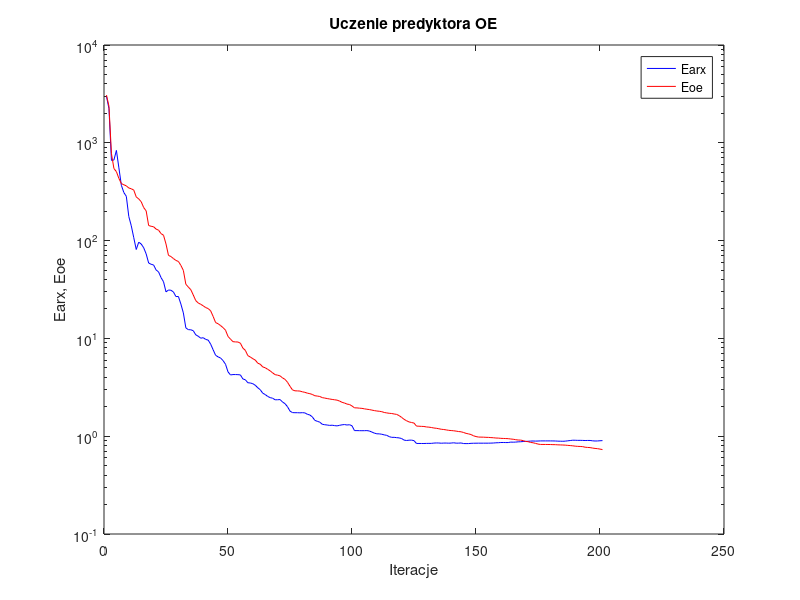
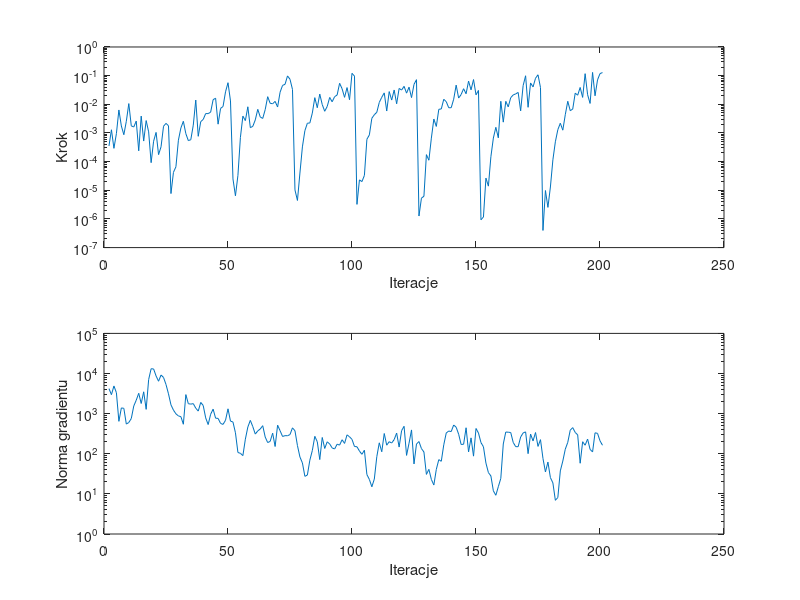

Write MATLAB code to recreate these figures, in order.
%uczenie predyktora oe
clear all;
n=0; farx(n+1)=2.976673e+003; foe(n+1)=3.076505e+003; wspucz(n+1)=0.000000e+000; ng(n+1)=0.000000e+000;
%odnowa zmiennej metryki
n=1; farx(n+1)=2.239663e+003; foe(n+1)=2.364110e+003; krok(n+1)=3.517334e-004; ng(n+1)=4.206454e+003;
n=2; farx(n+1)=6.605463e+002; foe(n+1)=7.754204e+002; krok(n+1)=1.291963e-003; ng(n+1)=2.973189e+003;
n=3; farx(n+1)=6.675502e+002; foe(n+1)=5.457000e+002; krok(n+1)=2.908501e-004; ng(n+1)=4.890316e+003;
n=4; farx(n+1)=8.361119e+002; foe(n+1)=5.069172e+002; krok(n+1)=9.481985e-004; ng(n+1)=3.329605e+003;
n=5; farx(n+1)=5.548378e+002; foe(n+1)=4.324623e+002; krok(n+1)=6.353015e-003; ng(n+1)=6.433799e+002;
n=6; farx(n+1)=3.677782e+002; foe(n+1)=3.831121e+002; krok(n+1)=1.749592e-003; ng(n+1)=1.389343e+003;
n=7; farx(n+1)=3.101397e+002; foe(n+1)=3.722707e+002; krok(n+1)=8.684522e-004; ng(n+1)=1.354173e+003;
n=8; farx(n+1)=2.835348e+002; foe(n+1)=3.629326e+002; krok(n+1)=2.553842e-003; ng(n+1)=5.487731e+002;
n=9; farx(n+1)=1.762409e+002; foe(n+1)=3.450714e+002; krok(n+1)=1.059400e-002; ng(n+1)=6.020993e+002;
n=10; farx(n+1)=1.416981e+002; foe(n+1)=3.389100e+002; krok(n+1)=1.772228e-003; ng(n+1)=7.541964e+002;
n=11; farx(n+1)=1.071064e+002; foe(n+1)=3.283589e+002; krok(n+1)=1.612540e-003; ng(n+1)=1.548830e+003;
n=12; farx(n+1)=8.110250e+001; foe(n+1)=2.797383e+002; krok(n+1)=2.598953e-003; ng(n+1)=2.164106e+003;
n=13; farx(n+1)=9.632281e+001; foe(n+1)=2.667849e+002; krok(n+1)=2.383591e-004; ng(n+1)=3.217240e+003;
n=14; farx(n+1)=9.231380e+001; foe(n+1)=2.498055e+002; krok(n+1)=3.878507e-003; ng(n+1)=1.791198e+003;
n=15; farx(n+1)=8.454601e+001; foe(n+1)=2.176625e+002; krok(n+1)=5.219242e-004; ng(n+1)=3.501414e+003;
n=16; farx(n+1)=7.313057e+001; foe(n+1)=2.013284e+002; krok(n+1)=2.707062e-003; ng(n+1)=1.278295e+003;
n=17; farx(n+1)=5.900982e+001; foe(n+1)=1.426515e+002; krok(n+1)=1.093891e-003; ng(n+1)=7.059171e+003;
n=18; farx(n+1)=5.726872e+001; foe(n+1)=1.401275e+002; krok(n+1)=9.199795e-005; ng(n+1)=1.315147e+004;
n=19; farx(n+1)=5.634072e+001; foe(n+1)=1.385233e+002; krok(n+1)=5.148205e-004; ng(n+1)=1.299824e+004;
n=20; farx(n+1)=5.014326e+001; foe(n+1)=1.311515e+002; krok(n+1)=1.045905e-003; ng(n+1)=8.681587e+003;
n=21; farx(n+1)=4.785829e+001; foe(n+1)=1.278877e+002; krok(n+1)=1.752601e-004; ng(n+1)=6.421475e+003;
n=22; farx(n+1)=4.184946e+001; foe(n+1)=1.178993e+002; krok(n+1)=3.293253e-004; ng(n+1)=9.170660e+003;
n=23; farx(n+1)=3.795875e+001; foe(n+1)=1.134198e+002; krok(n+1)=1.713514e-003; ng(n+1)=7.980832e+003;
n=24; farx(n+1)=2.990767e+001; foe(n+1)=9.229338e+001; krok(n+1)=2.156451e-003; ng(n+1)=5.323349e+003;
n=25; farx(n+1)=3.124811e+001; foe(n+1)=7.059510e+001; krok(n+1)=1.788132e-003; ng(n+1)=3.115208e+003;
%odnowa zmiennej metryki
n=26; farx(n+1)=3.106664e+001; foe(n+1)=6.870665e+001; krok(n+1)=7.676118e-006; ng(n+1)=1.656326e+003;
n=27; farx(n+1)=2.983058e+001; foe(n+1)=6.552189e+001; krok(n+1)=4.220457e-005; ng(n+1)=1.225312e+003;
n=28; farx(n+1)=2.678266e+001; foe(n+1)=6.270354e+001; krok(n+1)=6.615676e-005; ng(n+1)=9.902769e+002;
n=29; farx(n+1)=2.682065e+001; foe(n+1)=6.120884e+001; krok(n+1)=5.598060e-004; ng(n+1)=8.767249e+002;
n=30; farx(n+1)=2.244746e+001; foe(n+1)=5.577813e+001; krok(n+1)=1.491801e-003; ng(n+1)=8.418600e+002;
n=31; farx(n+1)=1.821683e+001; foe(n+1)=4.957120e+001; krok(n+1)=2.553842e-003; ng(n+1)=5.440034e+002;
n=32; farx(n+1)=1.281431e+001; foe(n+1)=3.579859e+001; krok(n+1)=9.446471e-004; ng(n+1)=2.980176e+003;
n=33; farx(n+1)=1.228828e+001; foe(n+1)=3.350193e+001; krok(n+1)=5.418302e-004; ng(n+1)=1.768986e+003;
n=34; farx(n+1)=1.225323e+001; foe(n+1)=3.148480e+001; krok(n+1)=5.817002e-004; ng(n+1)=1.726302e+003;
n=35; farx(n+1)=1.197888e+001; foe(n+1)=2.778108e+001; krok(n+1)=1.876224e-003; ng(n+1)=1.776184e+003;
n=36; farx(n+1)=1.087720e+001; foe(n+1)=2.433336e+001; krok(n+1)=1.406421e-002; ng(n+1)=1.368643e+003;
n=37; farx(n+1)=1.052813e+001; foe(n+1)=2.303175e+001; krok(n+1)=7.648589e-004; ng(n+1)=1.156647e+003;
n=38; farx(n+1)=1.004569e+001; foe(n+1)=2.231999e+001; krok(n+1)=2.484942e-003; ng(n+1)=1.901751e+003;
n=39; farx(n+1)=1.016820e+001; foe(n+1)=2.154879e+001; krok(n+1)=2.957629e-003; ng(n+1)=1.597561e+003;
n=40; farx(n+1)=9.765978e+000; foe(n+1)=2.067029e+001; krok(n+1)=4.747676e-003; ng(n+1)=7.833146e+002;
n=41; farx(n+1)=9.611468e+000; foe(n+1)=2.018760e+001; krok(n+1)=4.733030e-003; ng(n+1)=5.344619e+002;
n=42; farx(n+1)=8.741366e+000; foe(n+1)=1.915194e+001; krok(n+1)=5.320104e-003; ng(n+1)=9.649047e+002;
n=43; farx(n+1)=7.657934e+000; foe(n+1)=1.679207e+001; krok(n+1)=1.448480e-002; ng(n+1)=1.295198e+003;
n=44; farx(n+1)=6.720636e+000; foe(n+1)=1.451530e+001; krok(n+1)=1.633292e-002; ng(n+1)=7.698207e+002;
n=45; farx(n+1)=6.473160e+000; foe(n+1)=1.412560e+001; krok(n+1)=2.027773e-003; ng(n+1)=7.624894e+002;
n=46; farx(n+1)=6.306089e+000; foe(n+1)=1.352981e+001; krok(n+1)=7.191611e-003; ng(n+1)=5.707298e+002;
n=47; farx(n+1)=5.932292e+000; foe(n+1)=1.289149e+001; krok(n+1)=8.383236e-003; ng(n+1)=5.390816e+002;
n=48; farx(n+1)=5.438343e+000; foe(n+1)=1.212676e+001; krok(n+1)=2.721013e-002; ng(n+1)=6.843623e+002;
n=49; farx(n+1)=4.550824e+000; foe(n+1)=1.047752e+001; krok(n+1)=5.671128e-002; ng(n+1)=1.318422e+003;
n=50; farx(n+1)=4.230154e+000; foe(n+1)=9.823542e+000; krok(n+1)=1.308616e-002; ng(n+1)=6.514335e+002;
%odnowa zmiennej metryki
n=51; farx(n+1)=4.268788e+000; foe(n+1)=9.261140e+000; krok(n+1)=2.490114e-005; ng(n+1)=6.178665e+002;
n=52; farx(n+1)=4.269512e+000; foe(n+1)=9.206202e+000; krok(n+1)=6.418212e-006; ng(n+1)=3.337184e+002;
n=53; farx(n+1)=4.259756e+000; foe(n+1)=9.191031e+000; krok(n+1)=3.298238e-005; ng(n+1)=1.074334e+002;
n=54; farx(n+1)=4.232873e+000; foe(n+1)=8.931134e+000; krok(n+1)=7.010487e-004; ng(n+1)=1.026829e+002;
n=55; farx(n+1)=3.850164e+000; foe(n+1)=7.955420e+000; krok(n+1)=3.870416e-003; ng(n+1)=8.991489e+001;
n=56; farx(n+1)=3.774280e+000; foe(n+1)=7.546642e+000; krok(n+1)=2.701093e-003; ng(n+1)=2.311421e+002;
n=57; farx(n+1)=3.520746e+000; foe(n+1)=6.661363e+000; krok(n+1)=8.190859e-003; ng(n+1)=4.636302e+002;
n=58; farx(n+1)=3.500560e+000; foe(n+1)=6.454606e+000; krok(n+1)=1.532691e-003; ng(n+1)=6.794604e+002;
n=59; farx(n+1)=3.442349e+000; foe(n+1)=6.202941e+000; krok(n+1)=1.700059e-003; ng(n+1)=4.744808e+002;
n=60; farx(n+1)=3.318040e+000; foe(n+1)=6.005124e+000; krok(n+1)=2.855545e-003; ng(n+1)=3.094070e+002;
n=61; farx(n+1)=3.129675e+000; foe(n+1)=5.581993e+000; krok(n+1)=6.669234e-003; ng(n+1)=3.711312e+002;
n=62; farx(n+1)=2.987727e+000; foe(n+1)=5.444001e+000; krok(n+1)=3.625910e-003; ng(n+1)=4.141052e+002;
n=63; farx(n+1)=2.754750e+000; foe(n+1)=5.111353e+000; krok(n+1)=3.207202e-003; ng(n+1)=5.012236e+002;
n=64; farx(n+1)=2.666602e+000; foe(n+1)=5.011330e+000; krok(n+1)=6.526603e-003; ng(n+1)=2.613447e+002;
n=65; farx(n+1)=2.551725e+000; foe(n+1)=4.830485e+000; krok(n+1)=1.844475e-002; ng(n+1)=1.901052e+002;
n=66; farx(n+1)=2.479640e+000; foe(n+1)=4.657636e+000; krok(n+1)=1.082825e-002; ng(n+1)=2.034630e+002;
n=67; farx(n+1)=2.445741e+000; foe(n+1)=4.440814e+000; krok(n+1)=1.046652e-002; ng(n+1)=3.260503e+002;
n=68; farx(n+1)=2.356280e+000; foe(n+1)=4.259438e+000; krok(n+1)=1.263902e-002; ng(n+1)=1.516943e+002;
n=69; farx(n+1)=2.359287e+000; foe(n+1)=4.208479e+000; krok(n+1)=8.053672e-003; ng(n+1)=5.153342e+002;
n=70; farx(n+1)=2.369314e+000; foe(n+1)=4.138368e+000; krok(n+1)=2.642647e-002; ng(n+1)=3.751524e+002;
n=71; farx(n+1)=2.236335e+000; foe(n+1)=3.942742e+000; krok(n+1)=4.568872e-002; ng(n+1)=2.697241e+002;
n=72; farx(n+1)=2.150225e+000; foe(n+1)=3.811853e+000; krok(n+1)=4.981739e-002; ng(n+1)=2.827009e+002;
n=73; farx(n+1)=2.000790e+000; foe(n+1)=3.557755e+000; krok(n+1)=9.790078e-002; ng(n+1)=2.815294e+002;
n=74; farx(n+1)=1.805537e+000; foe(n+1)=3.238004e+000; krok(n+1)=7.478469e-002; ng(n+1)=3.004841e+002;
n=75; farx(n+1)=1.743140e+000; foe(n+1)=2.974757e+000; krok(n+1)=3.300845e-002; ng(n+1)=4.425686e+002;
%odnowa zmiennej metryki
n=76; farx(n+1)=1.738985e+000; foe(n+1)=2.911545e+000; krok(n+1)=1.029142e-005; ng(n+1)=3.743169e+002;
n=77; farx(n+1)=1.738971e+000; foe(n+1)=2.905200e+000; krok(n+1)=4.409283e-006; ng(n+1)=1.600609e+002;
n=78; farx(n+1)=1.733354e+000; foe(n+1)=2.893896e+000; krok(n+1)=3.990378e-005; ng(n+1)=8.318960e+001;
n=79; farx(n+1)=1.740532e+000; foe(n+1)=2.843532e+000; krok(n+1)=3.268048e-004; ng(n+1)=5.920870e+001;
n=80; farx(n+1)=1.731576e+000; foe(n+1)=2.808983e+000; krok(n+1)=1.203191e-003; ng(n+1)=2.738321e+001;
n=81; farx(n+1)=1.675565e+000; foe(n+1)=2.755370e+000; krok(n+1)=2.186130e-003; ng(n+1)=2.946912e+001;
n=82; farx(n+1)=1.648233e+000; foe(n+1)=2.722265e+000; krok(n+1)=2.232051e-003; ng(n+1)=6.919695e+001;
n=83; farx(n+1)=1.576374e+000; foe(n+1)=2.672866e+000; krok(n+1)=4.949772e-003; ng(n+1)=1.203777e+002;
n=84; farx(n+1)=1.453418e+000; foe(n+1)=2.594018e+000; krok(n+1)=1.706649e-002; ng(n+1)=2.716470e+002;
n=85; farx(n+1)=1.420172e+000; foe(n+1)=2.572966e+000; krok(n+1)=7.585473e-003; ng(n+1)=1.994558e+002;
n=86; farx(n+1)=1.392114e+000; foe(n+1)=2.548017e+000; krok(n+1)=2.272397e-002; ng(n+1)=7.163911e+001;
n=87; farx(n+1)=1.324521e+000; foe(n+1)=2.480885e+000; krok(n+1)=9.793864e-003; ng(n+1)=2.544920e+002;
n=88; farx(n+1)=1.310327e+000; foe(n+1)=2.454091e+000; krok(n+1)=5.711090e-003; ng(n+1)=1.355513e+002;
n=89; farx(n+1)=1.301360e+000; foe(n+1)=2.426420e+000; krok(n+1)=8.403478e-003; ng(n+1)=1.986299e+002;
n=90; farx(n+1)=1.289440e+000; foe(n+1)=2.400818e+000; krok(n+1)=1.734832e-002; ng(n+1)=1.754935e+002;
n=91; farx(n+1)=1.295425e+000; foe(n+1)=2.376993e+000; krok(n+1)=1.226153e-002; ng(n+1)=1.398589e+002;
n=92; farx(n+1)=1.282713e+000; foe(n+1)=2.357441e+000; krok(n+1)=1.849615e-002; ng(n+1)=1.316134e+002;
n=93; farx(n+1)=1.275222e+000; foe(n+1)=2.336675e+000; krok(n+1)=2.107682e-002; ng(n+1)=1.732326e+002;
n=94; farx(n+1)=1.292562e+000; foe(n+1)=2.286600e+000; krok(n+1)=5.411858e-002; ng(n+1)=1.642271e+002;
n=95; farx(n+1)=1.307415e+000; foe(n+1)=2.219749e+000; krok(n+1)=3.500452e-002; ng(n+1)=2.234936e+002;
n=96; farx(n+1)=1.315892e+000; foe(n+1)=2.182138e+000; krok(n+1)=1.748904e-002; ng(n+1)=1.811597e+002;
n=97; farx(n+1)=1.300756e+000; foe(n+1)=2.129752e+000; krok(n+1)=3.833684e-002; ng(n+1)=2.959272e+002;
n=98; farx(n+1)=1.311053e+000; foe(n+1)=2.109582e+000; krok(n+1)=1.438335e-002; ng(n+1)=2.650856e+002;
n=99; farx(n+1)=1.278042e+000; foe(n+1)=2.037393e+000; krok(n+1)=1.204104e-001; ng(n+1)=2.282185e+002;
n=100; farx(n+1)=1.140938e+000; foe(n+1)=1.950512e+000; krok(n+1)=9.636975e-002; ng(n+1)=1.516318e+002;
%odnowa zmiennej metryki
n=101; farx(n+1)=1.140921e+000; foe(n+1)=1.947358e+000; krok(n+1)=3.222710e-006; ng(n+1)=1.496232e+002;
n=102; farx(n+1)=1.139012e+000; foe(n+1)=1.934891e+000; krok(n+1)=2.307378e-005; ng(n+1)=1.168562e+002;
n=103; farx(n+1)=1.138030e+000; foe(n+1)=1.925861e+000; krok(n+1)=2.007443e-005; ng(n+1)=9.688132e+001;
n=104; farx(n+1)=1.138795e+000; foe(n+1)=1.904842e+000; krok(n+1)=3.298006e-005; ng(n+1)=1.225801e+002;
n=105; farx(n+1)=1.141181e+000; foe(n+1)=1.886496e+000; krok(n+1)=6.008581e-004; ng(n+1)=3.034990e+001;
n=106; farx(n+1)=1.130306e+000; foe(n+1)=1.872598e+000; krok(n+1)=8.567570e-004; ng(n+1)=2.291501e+001;
n=107; farx(n+1)=1.102710e+000; foe(n+1)=1.849097e+000; krok(n+1)=3.255599e-003; ng(n+1)=1.503155e+001;
n=108; farx(n+1)=1.075965e+000; foe(n+1)=1.827503e+000; krok(n+1)=4.323984e-003; ng(n+1)=2.343078e+001;
n=109; farx(n+1)=1.058009e+000; foe(n+1)=1.809870e+000; krok(n+1)=5.269205e-003; ng(n+1)=8.459673e+001;
n=110; farx(n+1)=1.056903e+000; foe(n+1)=1.798641e+000; krok(n+1)=1.165759e-002; ng(n+1)=1.874216e+002;
n=111; farx(n+1)=1.047123e+000; foe(n+1)=1.781651e+000; krok(n+1)=1.759944e-002; ng(n+1)=1.122713e+002;
n=112; farx(n+1)=1.031551e+000; foe(n+1)=1.747950e+000; krok(n+1)=2.502130e-002; ng(n+1)=3.198084e+002;
n=113; farx(n+1)=1.020638e+000; foe(n+1)=1.730718e+000; krok(n+1)=5.829556e-003; ng(n+1)=1.636025e+002;
n=114; farx(n+1)=9.903069e-001; foe(n+1)=1.715021e+000; krok(n+1)=2.779047e-002; ng(n+1)=2.001579e+002;
n=115; farx(n+1)=9.733319e-001; foe(n+1)=1.706284e+000; krok(n+1)=1.405854e-002; ng(n+1)=1.850494e+002;
n=116; farx(n+1)=9.739746e-001; foe(n+1)=1.687383e+000; krok(n+1)=3.153693e-002; ng(n+1)=2.256889e+002;
n=117; farx(n+1)=9.664227e-001; foe(n+1)=1.671021e+000; krok(n+1)=1.041670e-002; ng(n+1)=3.278687e+002;
n=118; farx(n+1)=9.610706e-001; foe(n+1)=1.623234e+000; krok(n+1)=3.579522e-002; ng(n+1)=1.468372e+002;
n=119; farx(n+1)=9.468647e-001; foe(n+1)=1.557400e+000; krok(n+1)=3.139181e-002; ng(n+1)=3.776558e+002;
n=120; farx(n+1)=9.121167e-001; foe(n+1)=1.488059e+000; krok(n+1)=4.236083e-002; ng(n+1)=4.831303e+002;
n=121; farx(n+1)=9.038941e-001; foe(n+1)=1.438802e+000; krok(n+1)=2.452306e-002; ng(n+1)=9.106326e+001;
n=122; farx(n+1)=9.106351e-001; foe(n+1)=1.399461e+000; krok(n+1)=3.965874e-002; ng(n+1)=1.834669e+002;
n=123; farx(n+1)=9.120213e-001; foe(n+1)=1.380930e+000; krok(n+1)=1.713076e-002; ng(n+1)=3.927793e+002;
n=124; farx(n+1)=9.004831e-001; foe(n+1)=1.362427e+000; krok(n+1)=4.953895e-002; ng(n+1)=5.581155e+001;
n=125; farx(n+1)=8.428537e-001; foe(n+1)=1.268638e+000; krok(n+1)=7.236188e-002; ng(n+1)=1.748047e+002;
%odnowa zmiennej metryki
n=126; farx(n+1)=8.428834e-001; foe(n+1)=1.265364e+000; krok(n+1)=1.263909e-006; ng(n+1)=2.016429e+002;
n=127; farx(n+1)=8.424516e-001; foe(n+1)=1.260350e+000; krok(n+1)=5.317887e-006; ng(n+1)=1.346579e+002;
n=128; farx(n+1)=8.422203e-001; foe(n+1)=1.257587e+000; krok(n+1)=6.182960e-006; ng(n+1)=1.107563e+002;
n=129; farx(n+1)=8.440133e-001; foe(n+1)=1.243761e+000; krok(n+1)=1.752601e-004; ng(n+1)=3.057741e+001;
n=130; farx(n+1)=8.445849e-001; foe(n+1)=1.237479e+000; krok(n+1)=1.117582e-004; ng(n+1)=4.088903e+001;
n=131; farx(n+1)=8.446321e-001; foe(n+1)=1.227527e+000; krok(n+1)=6.617550e-004; ng(n+1)=2.293602e+001;
n=132; farx(n+1)=8.505738e-001; foe(n+1)=1.212923e+000; krok(n+1)=3.059436e-003; ng(n+1)=1.662557e+001;
n=133; farx(n+1)=8.531076e-001; foe(n+1)=1.205132e+000; krok(n+1)=1.689356e-003; ng(n+1)=4.092103e+001;
n=134; farx(n+1)=8.522884e-001; foe(n+1)=1.192194e+000; krok(n+1)=6.681129e-003; ng(n+1)=7.134765e+001;
n=135; farx(n+1)=8.475991e-001; foe(n+1)=1.177502e+000; krok(n+1)=6.884742e-003; ng(n+1)=6.497442e+001;
n=136; farx(n+1)=8.508779e-001; foe(n+1)=1.170750e+000; krok(n+1)=1.495979e-002; ng(n+1)=1.669498e+002;
n=137; farx(n+1)=8.509807e-001; foe(n+1)=1.160040e+000; krok(n+1)=1.238474e-002; ng(n+1)=3.293261e+002;
n=138; farx(n+1)=8.484099e-001; foe(n+1)=1.147999e+000; krok(n+1)=7.585588e-003; ng(n+1)=3.683321e+002;
n=139; farx(n+1)=8.508500e-001; foe(n+1)=1.142510e+000; krok(n+1)=7.599313e-003; ng(n+1)=3.571221e+002;
n=140; farx(n+1)=8.566557e-001; foe(n+1)=1.136404e+000; krok(n+1)=1.506159e-002; ng(n+1)=5.207543e+002;
n=141; farx(n+1)=8.488463e-001; foe(n+1)=1.127073e+000; krok(n+1)=4.663645e-002; ng(n+1)=4.586551e+002;
n=142; farx(n+1)=8.492997e-001; foe(n+1)=1.115836e+000; krok(n+1)=1.650507e-002; ng(n+1)=3.071766e+002;
n=143; farx(n+1)=8.527681e-001; foe(n+1)=1.109466e+000; krok(n+1)=2.194150e-002; ng(n+1)=1.704124e+002;
n=144; farx(n+1)=8.412523e-001; foe(n+1)=1.090764e+000; krok(n+1)=3.497807e-002; ng(n+1)=1.725213e+002;
n=145; farx(n+1)=8.402295e-001; foe(n+1)=1.069067e+000; krok(n+1)=2.331822e-002; ng(n+1)=4.444865e+002;
n=146; farx(n+1)=8.406984e-001; foe(n+1)=1.055798e+000; krok(n+1)=6.444366e-002; ng(n+1)=1.113943e+002;
n=147; farx(n+1)=8.456604e-001; foe(n+1)=1.039756e+000; krok(n+1)=3.192003e-002; ng(n+1)=2.489905e+002;
n=148; farx(n+1)=8.472224e-001; foe(n+1)=1.009604e+000; krok(n+1)=7.302728e-002; ng(n+1)=8.722976e+001;
n=149; farx(n+1)=8.480770e-001; foe(n+1)=9.916909e-001; krok(n+1)=2.142882e-002; ng(n+1)=4.266088e+002;
n=150; farx(n+1)=8.486397e-001; foe(n+1)=9.801351e-001; krok(n+1)=3.050527e-002; ng(n+1)=3.281236e+002;
%odnowa zmiennej metryki
n=151; farx(n+1)=8.485924e-001; foe(n+1)=9.785908e-001; krok(n+1)=9.357731e-007; ng(n+1)=1.899986e+002;
n=152; farx(n+1)=8.485542e-001; foe(n+1)=9.775728e-001; krok(n+1)=1.167585e-006; ng(n+1)=1.493108e+002;
n=153; farx(n+1)=8.487072e-001; foe(n+1)=9.739134e-001; krok(n+1)=2.663194e-005; ng(n+1)=5.865156e+001;
n=154; farx(n+1)=8.486704e-001; foe(n+1)=9.725858e-001; krok(n+1)=1.395478e-005; ng(n+1)=3.392686e+001;
n=155; farx(n+1)=8.499777e-001; foe(n+1)=9.678272e-001; krok(n+1)=1.480754e-004; ng(n+1)=2.804515e+001;
n=156; farx(n+1)=8.517407e-001; foe(n+1)=9.644943e-001; krok(n+1)=6.650130e-004; ng(n+1)=1.191279e+001;
n=157; farx(n+1)=8.563610e-001; foe(n+1)=9.579393e-001; krok(n+1)=1.573435e-003; ng(n+1)=9.236581e+000;
n=158; farx(n+1)=8.577886e-001; foe(n+1)=9.564412e-001; krok(n+1)=6.767654e-004; ng(n+1)=1.511635e+001;
n=159; farx(n+1)=8.619897e-001; foe(n+1)=9.508812e-001; krok(n+1)=1.276026e-002; ng(n+1)=2.432353e+001;
n=160; farx(n+1)=8.623837e-001; foe(n+1)=9.485193e-001; krok(n+1)=2.385598e-003; ng(n+1)=1.754165e+002;
n=161; farx(n+1)=8.611539e-001; foe(n+1)=9.466011e-001; krok(n+1)=1.270603e-002; ng(n+1)=3.478628e+002;
n=162; farx(n+1)=8.613429e-001; foe(n+1)=9.439728e-001; krok(n+1)=8.130648e-003; ng(n+1)=3.445450e+002;
n=163; farx(n+1)=8.701607e-001; foe(n+1)=9.363573e-001; krok(n+1)=1.708495e-002; ng(n+1)=3.385406e+002;
n=164; farx(n+1)=8.685406e-001; foe(n+1)=9.306632e-001; krok(n+1)=2.118041e-002; ng(n+1)=1.919707e+002;
n=165; farx(n+1)=8.707142e-001; foe(n+1)=9.214641e-001; krok(n+1)=2.308292e-002; ng(n+1)=1.502687e+002;
n=166; farx(n+1)=8.758040e-001; foe(n+1)=9.140291e-001; krok(n+1)=2.592196e-002; ng(n+1)=1.499837e+002;
n=167; farx(n+1)=8.777629e-001; foe(n+1)=9.124823e-001; krok(n+1)=5.906887e-003; ng(n+1)=2.612128e+002;
n=168; farx(n+1)=8.825275e-001; foe(n+1)=9.010767e-001; krok(n+1)=4.486659e-002; ng(n+1)=3.297556e+002;
n=169; farx(n+1)=8.861377e-001; foe(n+1)=8.839508e-001; krok(n+1)=9.907791e-002; ng(n+1)=3.511493e+002;
n=170; farx(n+1)=8.871202e-001; foe(n+1)=8.795065e-001; krok(n+1)=7.859971e-003; ng(n+1)=1.005493e+002;
n=171; farx(n+1)=8.914003e-001; foe(n+1)=8.635415e-001; krok(n+1)=5.558094e-002; ng(n+1)=3.093779e+002;
n=172; farx(n+1)=8.933624e-001; foe(n+1)=8.571863e-001; krok(n+1)=4.048730e-002; ng(n+1)=2.089101e+002;
n=173; farx(n+1)=8.910041e-001; foe(n+1)=8.443799e-001; krok(n+1)=8.100548e-002; ng(n+1)=3.381211e+002;
n=174; farx(n+1)=8.926628e-001; foe(n+1)=8.308334e-001; krok(n+1)=1.071906e-001; ng(n+1)=1.525391e+002;
n=175; farx(n+1)=8.952825e-001; foe(n+1)=8.236923e-001; krok(n+1)=3.841036e-002; ng(n+1)=2.246442e+002;
%odnowa zmiennej metryki
n=176; farx(n+1)=8.952848e-001; foe(n+1)=8.235834e-001; krok(n+1)=3.967902e-007; ng(n+1)=7.654996e+001;
n=177; farx(n+1)=8.953010e-001; foe(n+1)=8.231003e-001; krok(n+1)=9.808732e-006; ng(n+1)=3.515199e+001;
n=178; farx(n+1)=8.952742e-001; foe(n+1)=8.226993e-001; krok(n+1)=2.533654e-006; ng(n+1)=6.201915e+001;
n=179; farx(n+1)=8.952052e-001; foe(n+1)=8.222953e-001; krok(n+1)=1.302585e-005; ng(n+1)=2.544305e+001;
n=180; farx(n+1)=8.946842e-001; foe(n+1)=8.201174e-001; krok(n+1)=1.154043e-004; ng(n+1)=1.880619e+001;
n=181; farx(n+1)=8.935692e-001; foe(n+1)=8.192943e-001; krok(n+1)=4.927090e-004; ng(n+1)=6.911754e+000;
n=182; farx(n+1)=8.901190e-001; foe(n+1)=8.160154e-001; krok(n+1)=1.307219e-003; ng(n+1)=8.130468e+000;
n=183; farx(n+1)=8.889143e-001; foe(n+1)=8.146453e-001; krok(n+1)=2.186130e-003; ng(n+1)=3.741213e+001;
n=184; farx(n+1)=8.874768e-001; foe(n+1)=8.126472e-001; krok(n+1)=1.250114e-003; ng(n+1)=6.567717e+001;
n=185; farx(n+1)=8.901347e-001; foe(n+1)=8.103273e-001; krok(n+1)=4.334641e-003; ng(n+1)=1.299291e+002;
n=186; farx(n+1)=8.973060e-001; foe(n+1)=8.055723e-001; krok(n+1)=1.274938e-002; ng(n+1)=1.924642e+002;
n=187; farx(n+1)=9.031901e-001; foe(n+1)=8.020470e-001; krok(n+1)=5.997467e-003; ng(n+1)=3.870497e+002;
n=188; farx(n+1)=9.098865e-001; foe(n+1)=7.974760e-001; krok(n+1)=6.819101e-003; ng(n+1)=4.482016e+002;
n=189; farx(n+1)=9.090602e-001; foe(n+1)=7.910596e-001; krok(n+1)=2.440235e-002; ng(n+1)=3.400917e+002;
n=190; farx(n+1)=9.066604e-001; foe(n+1)=7.871971e-001; krok(n+1)=2.076180e-002; ng(n+1)=2.955083e+002;
n=191; farx(n+1)=9.070864e-001; foe(n+1)=7.854497e-001; krok(n+1)=3.873324e-002; ng(n+1)=5.801910e+001;
n=192; farx(n+1)=9.054780e-001; foe(n+1)=7.826631e-001; krok(n+1)=1.740861e-002; ng(n+1)=1.993482e+002;
n=193; farx(n+1)=9.033925e-001; foe(n+1)=7.717030e-001; krok(n+1)=1.171506e-001; ng(n+1)=1.631352e+002;
n=194; farx(n+1)=9.047039e-001; foe(n+1)=7.675029e-001; krok(n+1)=2.160287e-002; ng(n+1)=2.323533e+002;
n=195; farx(n+1)=9.045499e-001; foe(n+1)=7.649574e-001; krok(n+1)=1.071441e-002; ng(n+1)=1.288048e+002;
n=196; farx(n+1)=8.973547e-001; foe(n+1)=7.563186e-001; krok(n+1)=1.295863e-001; ng(n+1)=1.110999e+002;
n=197; farx(n+1)=8.931329e-001; foe(n+1)=7.498668e-001; krok(n+1)=1.981414e-002; ng(n+1)=3.325696e+002;
n=198; farx(n+1)=8.942651e-001; foe(n+1)=7.459607e-001; krok(n+1)=7.113068e-002; ng(n+1)=3.225753e+002;
n=199; farx(n+1)=8.985222e-001; foe(n+1)=7.379527e-001; krok(n+1)=1.178633e-001; ng(n+1)=2.104045e+002;
n=200; farx(n+1)=9.012642e-001; foe(n+1)=7.298248e-001; krok(n+1)=1.278954e-001; ng(n+1)=1.628605e+002;

figure; semilogy(farx,'b'); hold on; semilogy(foe,'r'); xlabel('Iteracje'); ylabel('Earx, Eoe'); legend('Earx','Eoe'); title('Uczenie predyktora OE');
figure; subplot(2,1,1); semilogy(krok); xlabel('Iteracje'); ylabel('Krok');
subplot(2,1,2); semilogy(ng); xlabel('Iteracje'); ylabel('Norma gradientu');
Earx=farx(n+1)
Eoe=foe(n+1)
